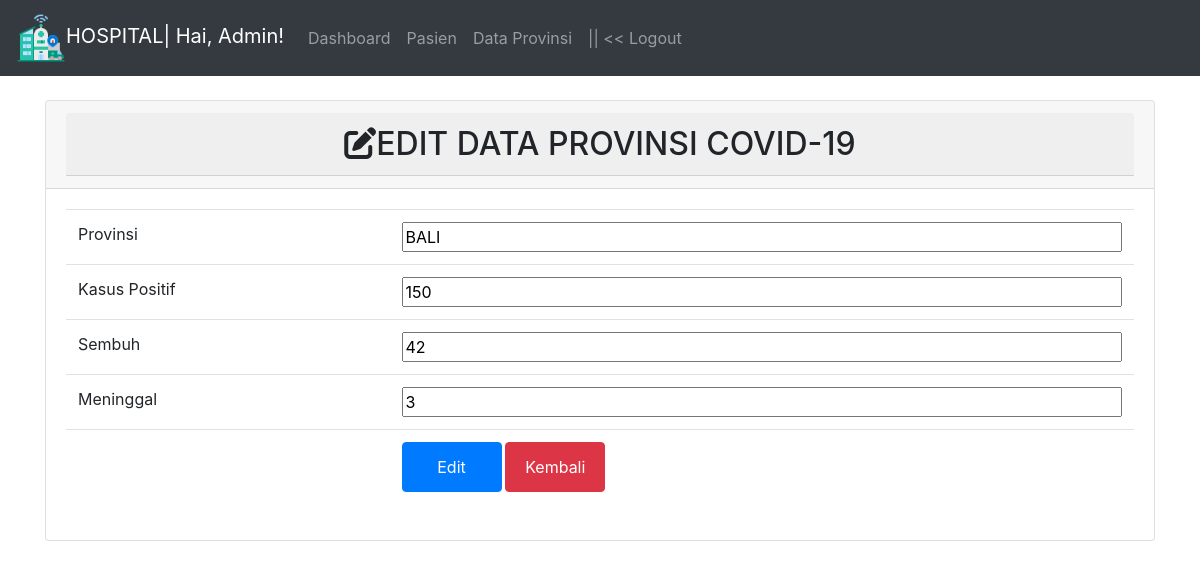
/provinsi/edit.php?id_prov=1, run on the app's committed database.
### tables this page shows
CREATE TABLE `provinsi` (
  `id_prov` int(30) NOT NULL,
  `provinsi` varchar(255) NOT NULL,
  `kasus` varchar(255) NOT NULL,
  `sembuh` varchar(255) NOT NULL,
  `meninggal` varchar(255) NOT NULL
);

### provinsi/edit.php (the view, shortened to what this page needs)
<?php
include '../koneksi.php';
include '../aset/header.php';
$id_prov = $_GET["id_prov"];
$query = mysqli_query($kon,"SELECT * FROM provinsi WHERE id_prov = '$id_prov'");
$provinsi = mysqli_fetch_assoc($query);
 ?>
 <div class="container">
 	<div class="row mt-4">
 		<div class="col-md">
 <center>
 <div class="card" style="width: 100%;">
 <div class="card-header" style="width: 100%;">
 	<h2 class="card-header"><i class="fas fas fa-edit"></i>EDIT DATA PROVINSI COVID-19</h2>
 </div>
 <div class="card-body">
<form action="proses-edit.php" method="post">
<table class="table">
 <tr>
 	<td>Provinsi</td>
    <td><input style="width:100%" type="text" name="provinsi" value="<?= $provinsi['provinsi'];?>" required></td>
</tr>
<tr>
  <td>Kasus Positif</td>
   <td><input style="width:100%" type="number" name="kasus" value="<?= $provinsi['kasus'];?>" required></td>
   </tr>
 	<td>Sembuh</td>
    <td><input style="width:100%" type="number" name="sembuh" value="<?= $provinsi['sembuh'];?>" required></td>
 	<td>Meninggal</td>
   <td><input style="width:100%" type="number" name="meninggal" value="<?= $provinsi['meninggal'];?>" required></td>
        <tr>
 	         <th></th>
             <th><button style="width:100px; height: 50px" type="submit" class="btn btn-primary" name="simpan">Edit</button>
             <button style="width:100px; height: 50px" type="submit" class="btn btn-danger" name="kembali">Kembali</button></th>
       </tr>
</table>
</form>
</div>
</div>
</div>
</div>
</div>
 <?php
include '../aset/footer.php';
  ?>

### data on the page
provinsi: provinsi "BALI", kasus "150", sembuh "42", meninggal "3"
